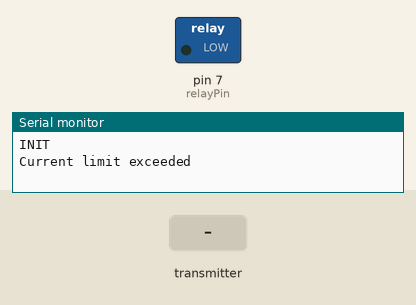
This sketch was run on a simulated Arduino Uno, built with avr-gcc and run on an emulated ATmega328P. Parts: switched loads named in the sketch (green lamp = pin HIGH), the last lines printed to the serial monitor. The inputs (shaded band) are chosen by the test bench. EEPROM starts erased; no radio packets arrive unless stated.

Above: at 1.2 s.
1.3 s: the transmitter starts sending currentLimit = 0
2.8 s: the transmitter starts sending currentLimit = 25
5.8 s: the transmitter starts sending restoreCmd = 1
At 6.1 s:
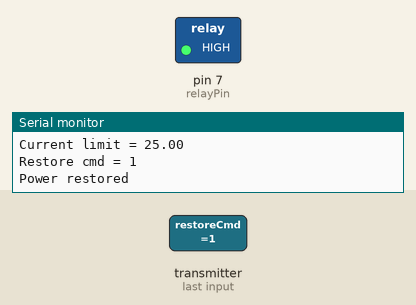
7.3 s: the transmitter starts sending restoreCmd = 0
10.3 s: the transmitter starts sending currentLimit = 50
Timing chart, 0 to 13.3 s (numbered marks = the images above; inputs shaded):
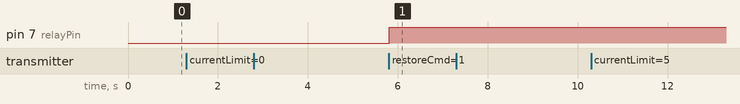

The sketch:

Node1_Nano.ino
```cpp
#include <SoftwareSerial.h>
#include <PZEM004Tv30.h>
#include <SPI.h>
#include <nRF24L01.h>
#include <RF24.h> //Version 1.4.6
#include <EEPROM.h>

typedef struct
{
  float currentLimit;
  bool restoreCmd;
}masterToNode_t;

typedef struct
{
  char id;
  bool overcurrentState;
}nodeToMaster_t;

const char nodeID = '1';
const uint8_t pzemTx = 4;
const uint8_t pzemRx = 5;
const uint8_t relayPin = 7;
const uint8_t chipEn = 9;
const uint8_t chipSel = 10;
const byte room1RxPipe[] = "rm1Tx";
const byte room1TxPipe[] = "rm1Rx";

SoftwareSerial pzemSerial(pzemTx,pzemRx);
PZEM004Tv30 pzem(pzemSerial);
RF24 nrf24(chipEn,chipSel);
uint32_t prevTime = millis();

/**
 * @brief Set float to zero if it is not a number.
*/
static void SetToZeroIfNaN(float* floatPtr)
{
  if(isnan(*floatPtr))
  {
    *floatPtr = 0.0;
  }
}

/**
 * @brief Send data to the master
*/
static void SendDataToMaster(RF24& nrf24,char id,bool overcurrentState)
{
  nodeToMaster_t nodeToMaster = {id,overcurrentState};
  nrf24.stopListening();
  nrf24.openWritingPipe(room1TxPipe);
  nrf24.write(&nodeToMaster,sizeof(nodeToMaster_t));
  nrf24.startListening();
}

void setup()
{
  Serial.begin(9600);
  pinMode(relayPin,OUTPUT);
  Serial.println("INIT");
  nrf24.begin();
  nrf24.openReadingPipe(1,room1RxPipe);
  nrf24.setPALevel(RF24_PA_MAX);
  nrf24.startListening();
}

void loop()
{
  static masterToNode_t masterToNode;
  static bool overcurrentPrevDetected;
  static float currentLimitFromMem;
  //float measuredCurrent = pzem.current();
  float measuredCurrent = 10.2;
  SetToZeroIfNaN(&measuredCurrent);

  if(nrf24.available())
  {
    nrf24.read(&masterToNode,sizeof(masterToNode_t));
    SetToZeroIfNaN(&masterToNode.currentLimit);
    EEPROM.put(0,masterToNode.currentLimit);
    Serial.print("Current limit = ");
    Serial.println(masterToNode.currentLimit);
    Serial.print("Restore cmd = ");
    Serial.println(masterToNode.restoreCmd);
  }

  EEPROM.get(0,currentLimitFromMem);
  bool overcurrentDetected = lround(measuredCurrent * 100) > lround(currentLimitFromMem * 100);

  if(overcurrentDetected && !overcurrentPrevDetected)
  {
    Serial.println("Current limit exceeded");
    digitalWrite(relayPin,LOW); //disconnect the user from mains
    overcurrentPrevDetected = true;
    SendDataToMaster(nrf24,nodeID,overcurrentPrevDetected);
  }

  if(!overcurrentDetected && masterToNode.restoreCmd)
  {
    Serial.println("Power restored");
    digitalWrite(relayPin,HIGH); //leave user connected to the mains
    masterToNode.restoreCmd = false;
    overcurrentPrevDetected = false;
    SendDataToMaster(nrf24,nodeID,overcurrentPrevDetected);
  }
}
```

Measured:
- after the input at 5.8 s, pin 7 (relayPin): LOW → HIGH at once
